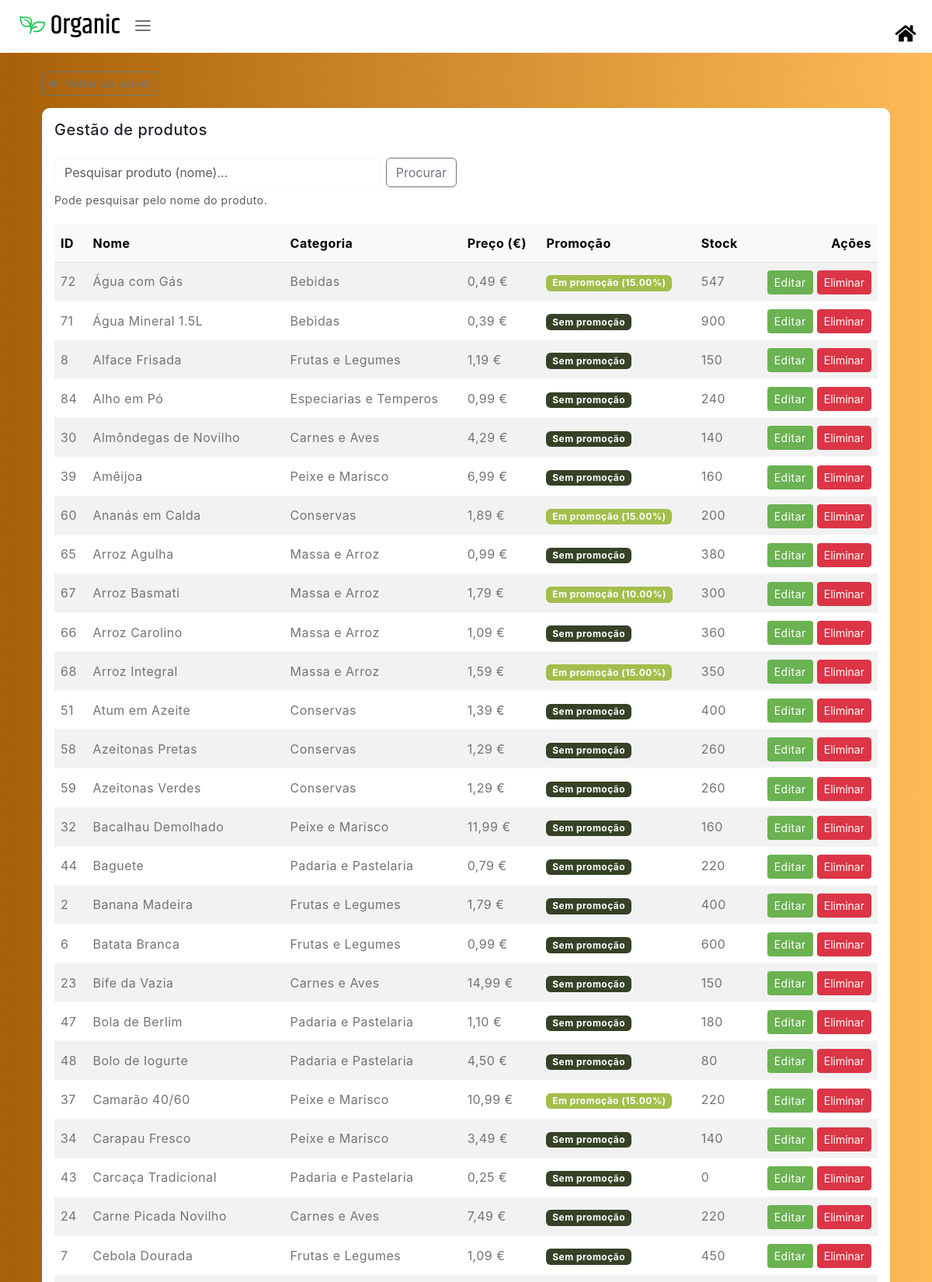
Page /admin_dashboard.php?sec=products (signed in, upper part) on the committed database.
### tables this page shows
CREATE TABLE `produtos` (
  `id` int(10) UNSIGNED NOT NULL,
  `nome` varchar(150) NOT NULL,
  `slug` varchar(160) NOT NULL,
  `categoria_id` int(10) UNSIGNED NOT NULL,
  `descricao_curta` varchar(255) DEFAULT NULL,
  `descricao_detalhada` text DEFAULT NULL,
  `preco` decimal(10,2) NOT NULL,
  `tipo_venda` enum('unidade','kg','litro','pack','caixa','outro') NOT NULL DEFAULT 'unidade',
  `promocao` tinyint(1) NOT NULL DEFAULT 0,
  `promocao_ate` datetime DEFAULT NULL,
  `valor_promocao` decimal(5,2) DEFAULT NULL,
  `preco_com_promocao` decimal(10,2) DEFAULT NULL,
  `data_produto_adicionado` datetime NOT NULL DEFAULT current_timestamp(),
  `quantidade_em_stock` int(10) UNSIGNED NOT NULL DEFAULT 0,
  `quantidade_vendida` int(10) UNSIGNED NOT NULL DEFAULT 0,
  `caminho_imagem` varchar(255) DEFAULT NULL,
  `numero_reviews` int(10) UNSIGNED NOT NULL DEFAULT 0
);

CREATE TABLE `categorias` (
  `id` int(10) UNSIGNED NOT NULL,
  `nome` varchar(100) NOT NULL,
  `slug` varchar(100) NOT NULL
);

### config/bootstrap.php (called while the page is built, shortened)
<?php
require_once __DIR__ . '/../inc/db.php';
if (!function_exists('e')) {
  function e(?string $s = ''): string {
    return htmlspecialchars($s ?? '', ENT_QUOTES, 'UTF-8');
  }
}
if (!function_exists('money')) {
  function money(float $n): string {
    return number_format($n, 2, ',', ' ');
  }
}

### inc/db.php (called while the page is built)
<?php
function db(): PDO {
  static $pdo = null;
  if ($pdo) return $pdo;
  $dsn = 'mysql:host=127.0.0.1;dbname=organicos;charset=utf8mb4';
  $user = 'root';
  $pass = '';
  $pdo = new PDO($dsn, $user, $pass, [
    PDO::ATTR_ERRMODE => PDO::ERRMODE_EXCEPTION,
    PDO::ATTR_DEFAULT_FETCH_MODE => PDO::FETCH_ASSOC,
    PDO::ATTR_EMULATE_PREPARES => false,
  ]);
  return $pdo;
}

### admin/section_products.php (the view, shortened to what this page needs)
<?php
$searchTerm = trim($_GET['q'] ?? '');
if ($searchTerm !== '') {
  $produtos = search_products_by_name($searchTerm, null);
} else {
  $prodStmt = db()->query(
    'SELECT p.*, c.nome AS categoria_nome
       FROM produtos p
       JOIN categorias c ON c.id = p.categoria_id
      ORDER BY p.nome'
  );
  $produtos = $prodStmt->fetchAll();
}
?>
<div class="d-flex justify-content-start mb-3">
  <a href="admin_dashboard.php" class="btn btn-outline-secondary btn-sm">
    <i class="fas fa-arrow-left me-1"></i> Voltar ao painel
  </a>
</div>
<div class="card shadow-sm bg-white">
  <div class="card-body text-dark">
    <h2 class="h5 mb-4">Gestão de produtos</h2>
<div class="row mb-3">
  <div class="col-md-6">
    <form method="get" action="admin_dashboard.php" class="d-flex gap-2">
      <input
        type="text"
        name="q"
        class="form-control"
        placeholder="Pesquisar produto (nome)..."
        value="<?= e($searchTerm) ?>"
      />
      <button type="submit" class="btn btn-outline-secondary">
        Procurar
      </button>
    </form>
    <small class="text-muted">
      Pode pesquisar pelo nome do produto.
    </small>
  </div>
</div>
    <div class="table-responsive mb-4">
      <table class="table table-striped table-hover align-middle">
        <thead class="table-light">
          <tr>
            <th>ID</th>
            <th>Nome</th>
            <th>Categoria</th>
            <th>Preço (€)</th>
            <th>Promoção</th>
            <th>Stock</th>
            <th class="text-end">Ações</th>
          </tr>
        </thead>
        <tbody>
          <?php if (!$produtos): ?>
            <tr>
              <td colspan="7" class="text-center text-muted">
                Ainda não há produtos registados.
              </td>
            </tr>
          <?php else: ?>
            <?php foreach ($produtos as $p): ?>
              <?php $promoAtiva = ((int)$p['promocao'] === 1); ?>
              <tr>
                <td><?= (int)$p['id'] ?></td>
                <td><?= e($p['nome']) ?></td>
                <td><?= e($p['categoria_nome']) ?></td>
                <td><?= money((float)$p['preco']) ?> €</td>
                <td>
                  <?php if ($promoAtiva): ?>
                    <span class="badge bg-success">
                      Em promoção
                      <?php if ($p['valor_promocao'] !== null): ?>
                        (<?= e((string)$p['valor_promocao']) ?>%)
                      <?php endif; ?>
                    </span>
                  <?php else: ?>
                    <span class="badge bg-secondary">Sem promoção</span>
                  <?php endif; ?>
                </td>
                <td><?= (int)$p['quantidade_em_stock'] ?></td>
                <td class="text-end">
                  <a
                    href="admin_dashboard.php?sec=products&amp;edit=<?= (int)$p['id'] ?>#product-form"
                    class="btn btn-sm btn-primary"
                  >
                    Editar
                  </a>
                  <form
                    method="post"
                    class="d-inline"
                    onsubmit="return confirm('Tens a certeza que queres eliminar este produto?');"
                  >
                    <button type="submit" class="btn btn-sm btn-danger">
                      Eliminar
                    </button>
                  </form>
                </td>
              </tr>
            <?php endforeach; ?>
          <?php endif; ?>
        </tbody>
      </table>
    </div>
  </div>
</div>

### css/homepage.css (style rules this page uses)
body { --heading-font: "Inter", sans-serif; --bs-link-color: #333; --bs-link-hover-color: #333; --bs-link-color-rgb: 40, 40, 40; --bs-link-hover-color-rgb: 0, 0, 0; --bs-light-rgb: 248, 248, 248; --bs-font-sans-serif: "Inter", sans-serif; --bs-body-font-family: var(--bs-font-sans-serif); --bs-body-font-size: 1rem; --bs-body-font-weight: 400; --bs-body-line-height: 2; --bs-body-color: #747474; --bs-primary: #6bb252; --bs-primary-rgb: 107, 178, 82; --bs-secondary: #364127; --bs-secondary-rgb: 54, 65, 39; --bs-danger: #f95f09; --bs-danger-rgb: 249, 95, 9; --bs-success: #a3be4c; --bs-success-rgb: 163, 190, 76; --bs-primary-bg-subtle: #fff9eb; --bs-success-bg-subtle: #eef5e5; --bs-border-color: #f7f7f7; letter-spacing: 0.03em; }
.btn-primary { --bs-btn-color: #fff; --bs-btn-bg: var(--bs-primary); --bs-btn-border-color: transparent; --bs-btn-hover-color: #fff; --bs-btn-hover-bg: #f7a422; --bs-btn-hover-border-color: transparent; --bs-btn-focus-shadow-rgb: 49, 132, 253; --bs-btn-active-color: #fff; --bs-btn-active-bg: var(--bs-primary); --bs-btn-active-border-color: transparent; --bs-btn-active-shadow: inset 0 3px 5px rgba(0, 0, 0, 0.125); --bs-btn-disabled-color: #fff; --bs-btn-disabled-bg: #d3d7dd; --bs-btn-disabled-border-color: transparent; }
h1, h2, h3, h4, h5, h6 { font-family: var(--heading-font); color: var(--bs-dark); font-weight: 700; }

### css/admin_dashboard.css (style rules this page uses)
.card { background-color: #fff; border-radius: 10px; border: none; position: relative; margin-bottom: 30px; box-shadow: 0 0.46875rem 2.1875rem rgba(90, 97, 105, 0.1), 0 0.9375rem 1.40625rem rgba(90, 97, 105, 0.1), 0 0.25rem 0.53125rem rgba(90, 97, 105, 0.12), 0 0.125rem 0.1875rem rgba(90, 97, 105, 0.1); }
html, body { height: 100%; }

### rows in the picture
produtos: id "72", nome "Água com Gás", categoria.nome "Bebidas", preco "0,49", valor_promocao "15.00", quantidade_em_stock "547"
produtos: id "71", nome "Água Mineral 1.5L", categoria.nome "Bebidas", preco "0,39", promocao "Sem promoção", quantidade_em_stock "900"
produtos: id "8", nome "Alface Frisada", categoria.nome "Frutas e Legumes", preco "1,19", promocao "Sem promoção", quantidade_em_stock "150"
produtos: id "84", nome "Alho em Pó", categoria.nome "Especiarias e Temperos", preco "0,99", promocao "Sem promoção", quantidade_em_stock "240"
produtos: id "30", nome "Almôndegas de Novilho", categoria.nome "Carnes e Aves", preco "4,29", promocao "Sem promoção", quantidade_em_stock "140"
produtos: id "39", nome "Amêijoa", categoria.nome "Peixe e Marisco", preco "6,99", promocao "Sem promoção", quantidade_em_stock "160"
produtos: id "60", nome "Ananás em Calda", categoria.nome "Conservas", preco "1,89", valor_promocao "15.00", quantidade_em_stock "200"
produtos: id "65", nome "Arroz Agulha", categoria.nome "Massa e Arroz", preco "0,99", promocao "Sem promoção", quantidade_em_stock "380"
produtos: id "67", nome "Arroz Basmati", categoria.nome "Massa e Arroz", preco "1,79", valor_promocao "10.00", quantidade_em_stock "300"
produtos: id "66", nome "Arroz Carolino", categoria.nome "Massa e Arroz", preco "1,09", promocao "Sem promoção", quantidade_em_stock "360"
produtos: id "68", nome "Arroz Integral", categoria.nome "Massa e Arroz", preco "1,59", valor_promocao "15.00", quantidade_em_stock "350"
produtos: id "51", nome "Atum em Azeite", categoria.nome "Conservas", preco "1,39", promocao "Sem promoção", quantidade_em_stock "400"
produtos: id "58", nome "Azeitonas Pretas", categoria.nome "Conservas", preco "1,29", promocao "Sem promoção", quantidade_em_stock "260"
produtos: id "59", nome "Azeitonas Verdes", categoria.nome "Conservas", preco "1,29", promocao "Sem promoção", quantidade_em_stock "260"
produtos: id "32", nome "Bacalhau Demolhado", categoria.nome "Peixe e Marisco", preco "11,99", promocao "Sem promoção", quantidade_em_stock "160"
produtos: id "44", nome "Baguete", categoria.nome "Padaria e Pastelaria", preco "0,79", promocao "Sem promoção", quantidade_em_stock "220"
produtos: id "2", nome "Banana Madeira", categoria.nome "Frutas e Legumes", preco "1,79", promocao "Sem promoção", quantidade_em_stock "400"
produtos: id "6", nome "Batata Branca", categoria.nome "Frutas e Legumes", preco "0,99", promocao "Sem promoção", quantidade_em_stock "600"
produtos: id "23", nome "Bife da Vazia", categoria.nome "Carnes e Aves", preco "14,99", promocao "Sem promoção", quantidade_em_stock "150"
produtos: id "47", nome "Bola de Berlim", categoria.nome "Padaria e Pastelaria", preco "1,10", promocao "Sem promoção", quantidade_em_stock "180"
produtos: id "48", nome "Bolo de Iogurte", categoria.nome "Padaria e Pastelaria", preco "4,50", promocao "Sem promoção", quantidade_em_stock "80"
produtos: id "37", nome "Camarão 40/60", categoria.nome "Peixe e Marisco", preco "10,99", valor_promocao "15.00", quantidade_em_stock "220"
produtos: id "34", nome "Carapau Fresco", categoria.nome "Peixe e Marisco", preco "3,49", promocao "Sem promoção", quantidade_em_stock "140"
produtos: id "43", nome "Carcaça Tradicional", categoria.nome "Padaria e Pastelaria", preco "0,25", promocao "Sem promoção", quantidade_em_stock "0"
produtos: id "24", nome "Carne Picada Novilho", categoria.nome "Carnes e Aves", preco "7,49", promocao "Sem promoção", quantidade_em_stock "220"
produtos: id "7", nome "Cebola Dourada", categoria.nome "Frutas e Legumes", preco "1,09", promocao "Sem promoção", quantidade_em_stock "450"
